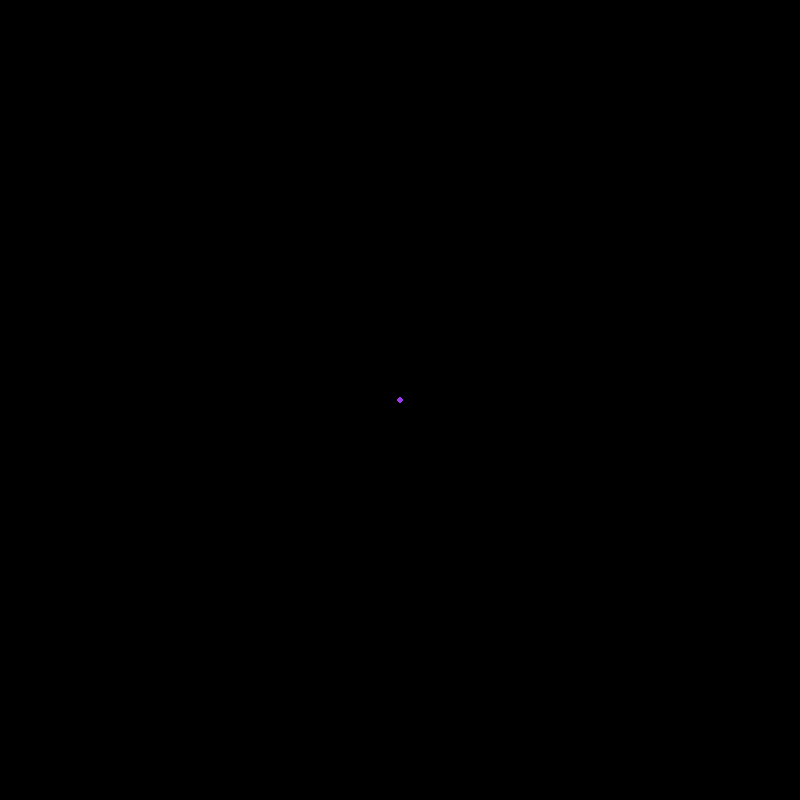
Frame 1 (no input)
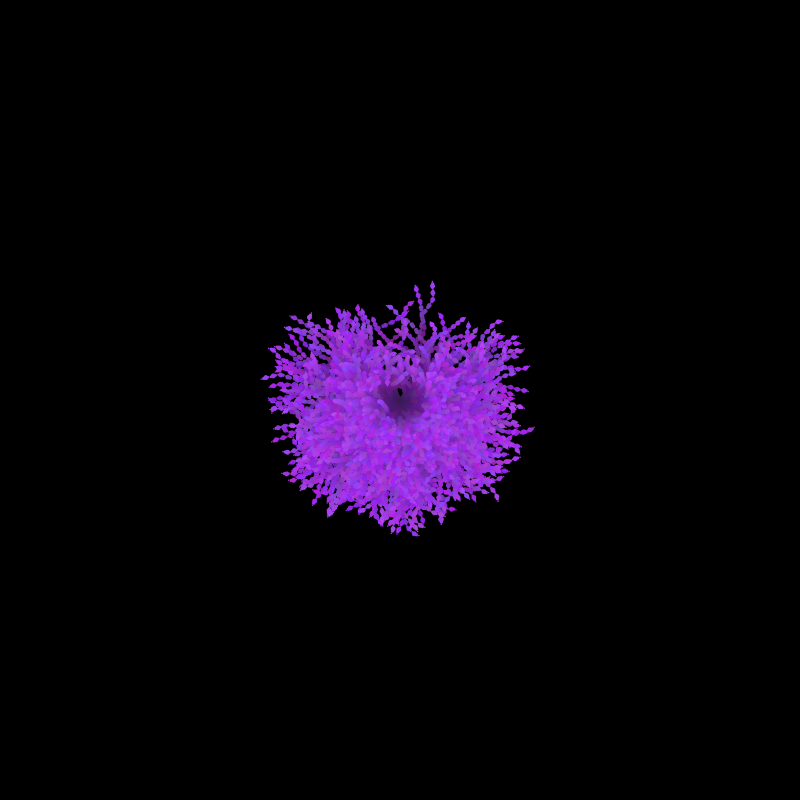
Frame 60 (the mouse pressed at the canvas centre just before this capture)
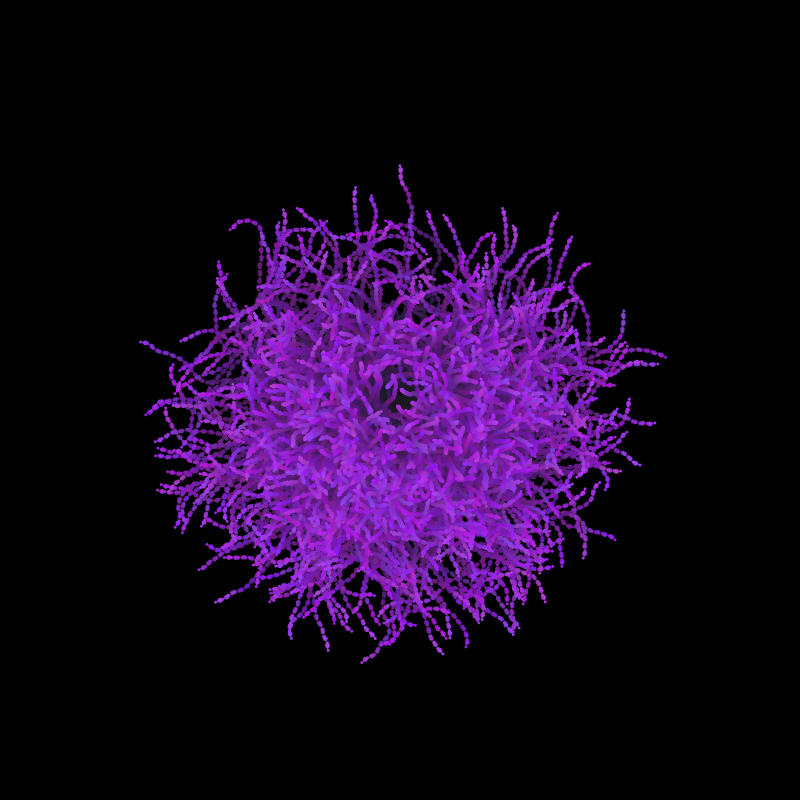
Frame 120 (the mouse held since frame 60 and released just before this capture)

The Processing sketch that drew these frames (run headless with seeded random() and noise(); from frame 60 on, the mouse is pressed at the canvas centre):

// Processing sketch: processing_152619
// ── processing_152619.pde

/* 3.11 BoingyBoingyTron */
/* By Richard Lyall */

float xPos[], yPos[]; // ball position
float distIncrement[]; // How far the ball travels per frame
float angle[]; // What's your angle? Everyone's got an angle (Humphrey Bogart)
float r[], g[], b[]; // draw colour for each ball
float ballRadius;
int num; // how many balls? That is the question we're all asking.
int baseColR, baseColG, baseColB; // base colours for random colour picking
int colourVariation; // the range of random colour picking
int colourDelta; // ongoing colour change limit

void setup(){
  
  size (800,800);
  ellipseMode(CENTER);
  background(0);

  num = 1000;
  ballRadius = 5;
  //smooth();

  xPos = new float[num];
  yPos = new float[num];
  angle = new float[num];
  r = new float[num];
  g = new float[num];
  b = new float[num];
  distIncrement = new float[num];
  
  baseColR = (int) random(colourVariation,255-colourVariation);
  baseColG = (int) random(colourVariation,255-colourVariation);
  baseColB = (int) random(colourVariation,255-colourVariation);
  colourVariation = 20;
  colourDelta = 10;
  
  for (int i=0; i < num-1; i++) {
    xPos[i] = width/2;
    yPos[i] = height/2; 
  
    angle[i] = random(-2,2);
    
    pickRandomColours();
    
    distIncrement[i] = random(0.1,0.4);
  }
 
}

void pickRandomColours() {
  
  for (int i=0; i < num-1; i++) {
    r[i] = random (baseColR-colourVariation,baseColR+colourVariation);
    g[i] = random (baseColG-colourVariation,baseColG+colourVariation);
    b[i] = random (baseColB-colourVariation,baseColB+colourVariation);
  }
}

void draw() {

  //background(0);
  fill(0,5);
  rect(0,0,width,height);
  noStroke();
  strokeWeight(0.5);
  
  for (int i=0; i < num-1; i++) {
    
    //float drawCol = map(i,0,num-1,20,235); 
    //fill(drawCol);
    //stroke(drawCol);
    
    fill (r[i],g[i],b[i]);
    ellipse(xPos[i],yPos[i],ballRadius*sin(frameCount),ballRadius*sin(frameCount));
    
    // draw line between pairs of blobs
    /*if (i < num-2 && (int) random(100) == 0) {
      stroke (r[i],g[i],b[i]);
      line (xPos[i],yPos[i],xPos[i+1],yPos[i+1]);
    }*/
  
    // add a little random walk to trajectories
    angle[i] += random(-0.3,0.3);
  
    // Move ball to next location
    xPos[i] += (distIncrement[i] * TWO_PI * sin(angle[i]));
    yPos[i] += (distIncrement[i] * TWO_PI * cos(angle[i]));
  
    // Reverse direction on hitting horizontal screen edge
    if (xPos[i] <= ballRadius/2 || 
        xPos[i] >= width - ballRadius/2) {
      angle[i] = - angle[i]; 
    }
  
    // Reverse direction on hitting vertical screen edge
    if (yPos[i] <= ballRadius/2 || 
      yPos[i] >= height - ballRadius/2) {
      angle[i] = PI - angle[i];
    }
    

  }
  
  if (frameCount % 10 == 0) { 
    
    baseColR = constrain(baseColR + (int) random(-colourDelta,colourDelta),1,254); 
    baseColG = constrain(baseColG + (int) random(-colourDelta,colourDelta),1,254);
    baseColB = constrain(baseColB + (int) random(-colourDelta,colourDelta),1,254);
    
    pickRandomColours();
  }
  
}
